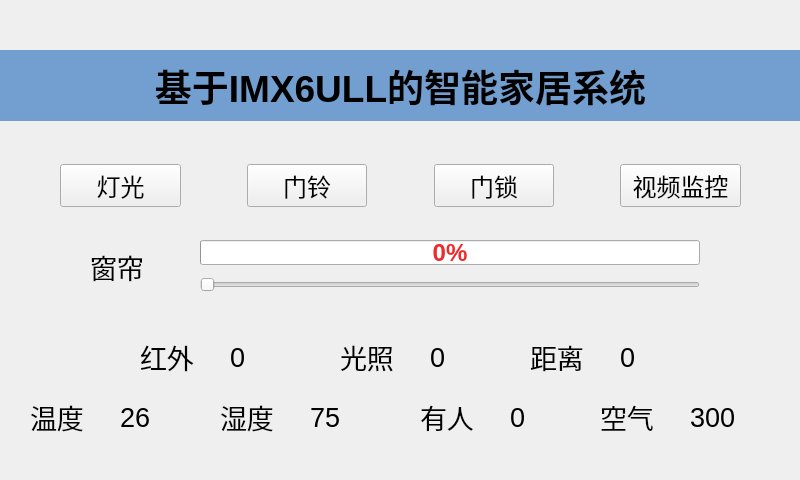
<?xml version="1.0" encoding="UTF-8"?>
<ui version="4.0">
 <class>SmartHomeWindow</class>
 <widget class="QMainWindow" name="SmartHomeWindow">
  <property name="enabled">
   <bool>true</bool>
  </property>
  <property name="geometry">
   <rect>
    <x>0</x>
    <y>0</y>
    <width>800</width>
    <height>480</height>
   </rect>
  </property>
  <property name="sizePolicy">
   <sizepolicy hsizetype="Minimum" vsizetype="Minimum">
    <horstretch>0</horstretch>
    <verstretch>0</verstretch>
   </sizepolicy>
  </property>
  <property name="minimumSize">
   <size>
    <width>800</width>
    <height>480</height>
   </size>
  </property>
  <property name="maximumSize">
   <size>
    <width>800</width>
    <height>480</height>
   </size>
  </property>
  <property name="windowTitle">
   <string>SmartHomeWindow</string>
  </property>
  <widget class="QWidget" name="centralwidget">
   <widget class="QLabel" name="title">
    <property name="geometry">
     <rect>
      <x>0</x>
      <y>50</y>
      <width>801</width>
      <height>71</height>
     </rect>
    </property>
    <property name="font">
     <font>
      <pointsize>28</pointsize>
      <weight>75</weight>
      <bold>true</bold>
     </font>
    </property>
    <property name="styleSheet">
     <string notr="true">background-color: rgb(114, 159, 207);</string>
    </property>
    <property name="text">
     <string>基于IMX6ULL的智能家居系统</string>
    </property>
    <property name="alignment">
     <set>Qt::AlignCenter</set>
    </property>
   </widget>
   <widget class="QLabel" name="ir_value">
    <property name="geometry">
     <rect>
      <x>230</x>
      <y>340</y>
      <width>71</width>
      <height>34</height>
     </rect>
    </property>
    <property name="font">
     <font>
      <pointsize>20</pointsize>
     </font>
    </property>
    <property name="text">
     <string>0</string>
    </property>
   </widget>
   <widget class="QWidget" name="layoutWidget">
    <property name="geometry">
     <rect>
      <x>0</x>
      <y>160</y>
      <width>801</width>
      <height>51</height>
     </rect>
    </property>
    <layout class="QHBoxLayout" name="horizontalLayout" stretch="1,2,1,2,1,2,1,2,1">
     <item>
      <spacer name="horizontalSpacer">
       <property name="orientation">
        <enum>Qt::Horizontal</enum>
       </property>
       <property name="sizeHint" stdset="0">
        <size>
         <width>40</width>
         <height>20</height>
        </size>
       </property>
      </spacer>
     </item>
     <item>
      <widget class="QPushButton" name="light_button">
       <property name="minimumSize">
        <size>
         <width>0</width>
         <height>41</height>
        </size>
       </property>
       <property name="font">
        <font>
         <pointsize>18</pointsize>
         <weight>50</weight>
         <bold>false</bold>
        </font>
       </property>
       <property name="text">
        <string>灯光</string>
       </property>
      </widget>
     </item>
     <item>
      <spacer name="horizontalSpacer_2">
       <property name="orientation">
        <enum>Qt::Horizontal</enum>
       </property>
       <property name="sizeHint" stdset="0">
        <size>
         <width>40</width>
         <height>20</height>
        </size>
       </property>
      </spacer>
     </item>
     <item>
      <widget class="QPushButton" name="beep_button">
       <property name="minimumSize">
        <size>
         <width>0</width>
         <height>41</height>
        </size>
       </property>
       <property name="baseSize">
        <size>
         <width>0</width>
         <height>48</height>
        </size>
       </property>
       <property name="font">
        <font>
         <pointsize>18</pointsize>
         <weight>50</weight>
         <bold>false</bold>
        </font>
       </property>
       <property name="text">
        <string>门铃</string>
       </property>
      </widget>
     </item>
     <item>
      <spacer name="horizontalSpacer_3">
       <property name="orientation">
        <enum>Qt::Horizontal</enum>
       </property>
       <property name="sizeHint" stdset="0">
        <size>
         <width>40</width>
         <height>20</height>
        </size>
       </property>
      </spacer>
     </item>
     <item>
      <widget class="QPushButton" name="doorlock_button">
       <property name="sizePolicy">
        <sizepolicy hsizetype="Minimum" vsizetype="Fixed">
         <horstretch>0</horstretch>
         <verstretch>49</verstretch>
        </sizepolicy>
       </property>
       <property name="minimumSize">
        <size>
         <width>0</width>
         <height>41</height>
        </size>
       </property>
       <property name="font">
        <font>
         <pointsize>18</pointsize>
         <weight>50</weight>
         <bold>false</bold>
        </font>
       </property>
       <property name="text">
        <string>门锁</string>
       </property>
       <property name="iconSize">
        <size>
         <width>16</width>
         <height>30</height>
        </size>
       </property>
      </widget>
     </item>
     <item>
      <spacer name="horizontalSpacer_4">
       <property name="orientation">
        <enum>Qt::Horizontal</enum>
       </property>
       <property name="sizeHint" stdset="0">
        <size>
         <width>40</width>
         <height>20</height>
        </size>
       </property>
      </spacer>
     </item>
     <item>
      <widget class="QPushButton" name="camera_button">
       <property name="minimumSize">
        <size>
         <width>0</width>
         <height>41</height>
        </size>
       </property>
       <property name="font">
        <font>
         <pointsize>18</pointsize>
         <weight>50</weight>
         <bold>false</bold>
        </font>
       </property>
       <property name="text">
        <string>视频监控</string>
       </property>
      </widget>
     </item>
     <item>
      <spacer name="horizontalSpacer_5">
       <property name="orientation">
        <enum>Qt::Horizontal</enum>
       </property>
       <property name="sizeHint" stdset="0">
        <size>
         <width>40</width>
         <height>20</height>
        </size>
       </property>
      </spacer>
     </item>
    </layout>
   </widget>
   <widget class="QLabel" name="air_value">
    <property name="geometry">
     <rect>
      <x>690</x>
      <y>400</y>
      <width>71</width>
      <height>34</height>
     </rect>
    </property>
    <property name="font">
     <font>
      <pointsize>20</pointsize>
     </font>
    </property>
    <property name="text">
     <string>300</string>
    </property>
   </widget>
   <widget class="QLabel" name="tamp_value">
    <property name="geometry">
     <rect>
      <x>120</x>
      <y>400</y>
      <width>71</width>
      <height>34</height>
     </rect>
    </property>
    <property name="font">
     <font>
      <pointsize>20</pointsize>
     </font>
    </property>
    <property name="text">
     <string>26</string>
    </property>
   </widget>
   <widget class="QLabel" name="air_label">
    <property name="geometry">
     <rect>
      <x>600</x>
      <y>400</y>
      <width>71</width>
      <height>34</height>
     </rect>
    </property>
    <property name="font">
     <font>
      <pointsize>20</pointsize>
     </font>
    </property>
    <property name="text">
     <string>空气</string>
    </property>
   </widget>
   <widget class="MySlider" name="horizontalSlider">
    <property name="geometry">
     <rect>
      <x>200</x>
      <y>270</y>
      <width>500</width>
      <height>30</height>
     </rect>
    </property>
    <property name="font">
     <font>
      <pointsize>9</pointsize>
     </font>
    </property>
    <property name="orientation">
     <enum>Qt::Horizontal</enum>
    </property>
   </widget>
   <widget class="QLabel" name="tamp_label">
    <property name="geometry">
     <rect>
      <x>30</x>
      <y>400</y>
      <width>71</width>
      <height>34</height>
     </rect>
    </property>
    <property name="font">
     <font>
      <pointsize>20</pointsize>
     </font>
    </property>
    <property name="text">
     <string>温度</string>
    </property>
   </widget>
   <widget class="QLabel" name="ir_label">
    <property name="geometry">
     <rect>
      <x>140</x>
      <y>340</y>
      <width>71</width>
      <height>34</height>
     </rect>
    </property>
    <property name="font">
     <font>
      <pointsize>20</pointsize>
     </font>
    </property>
    <property name="text">
     <string>红外</string>
    </property>
   </widget>
   <widget class="QLabel" name="als_label">
    <property name="geometry">
     <rect>
      <x>340</x>
      <y>340</y>
      <width>71</width>
      <height>34</height>
     </rect>
    </property>
    <property name="font">
     <font>
      <pointsize>20</pointsize>
     </font>
    </property>
    <property name="text">
     <string>光照</string>
    </property>
   </widget>
   <widget class="QLabel" name="humi_label">
    <property name="geometry">
     <rect>
      <x>220</x>
      <y>400</y>
      <width>71</width>
      <height>34</height>
     </rect>
    </property>
    <property name="font">
     <font>
      <pointsize>20</pointsize>
     </font>
    </property>
    <property name="text">
     <string>湿度</string>
    </property>
   </widget>
   <widget class="QLabel" name="move_value">
    <property name="geometry">
     <rect>
      <x>510</x>
      <y>400</y>
      <width>71</width>
      <height>34</height>
     </rect>
    </property>
    <property name="font">
     <font>
      <pointsize>20</pointsize>
     </font>
    </property>
    <property name="text">
     <string>0</string>
    </property>
   </widget>
   <widget class="QProgressBar" name="progressBar">
    <property name="geometry">
     <rect>
      <x>200</x>
      <y>240</y>
      <width>500</width>
      <height>25</height>
     </rect>
    </property>
    <property name="font">
     <font>
      <family>Ubuntu</family>
      <pointsize>18</pointsize>
      <weight>75</weight>
      <bold>true</bold>
     </font>
    </property>
    <property name="styleSheet">
     <string notr="true">color: rgb(239, 41, 41);</string>
    </property>
    <property name="value">
     <number>0</number>
    </property>
   </widget>
   <widget class="QLabel" name="dis_label">
    <property name="geometry">
     <rect>
      <x>530</x>
      <y>340</y>
      <width>71</width>
      <height>34</height>
     </rect>
    </property>
    <property name="font">
     <font>
      <pointsize>20</pointsize>
     </font>
    </property>
    <property name="text">
     <string>距离</string>
    </property>
   </widget>
   <widget class="QLabel" name="humi_value">
    <property name="geometry">
     <rect>
      <x>310</x>
      <y>400</y>
      <width>71</width>
      <height>34</height>
     </rect>
    </property>
    <property name="font">
     <font>
      <pointsize>20</pointsize>
     </font>
    </property>
    <property name="text">
     <string>75</string>
    </property>
   </widget>
   <widget class="QLabel" name="als_value">
    <property name="geometry">
     <rect>
      <x>430</x>
      <y>340</y>
      <width>71</width>
      <height>34</height>
     </rect>
    </property>
    <property name="font">
     <font>
      <pointsize>20</pointsize>
     </font>
    </property>
    <property name="text">
     <string>0</string>
    </property>
   </widget>
   <widget class="QLabel" name="dis_value">
    <property name="geometry">
     <rect>
      <x>620</x>
      <y>340</y>
      <width>71</width>
      <height>34</height>
     </rect>
    </property>
    <property name="font">
     <font>
      <pointsize>20</pointsize>
     </font>
    </property>
    <property name="text">
     <string>0</string>
    </property>
   </widget>
   <widget class="QLabel" name="move_label">
    <property name="geometry">
     <rect>
      <x>420</x>
      <y>400</y>
      <width>71</width>
      <height>34</height>
     </rect>
    </property>
    <property name="font">
     <font>
      <pointsize>20</pointsize>
     </font>
    </property>
    <property name="text">
     <string>有人</string>
    </property>
   </widget>
   <widget class="QLabel" name="curtains_label">
    <property name="geometry">
     <rect>
      <x>90</x>
      <y>250</y>
      <width>71</width>
      <height>34</height>
     </rect>
    </property>
    <property name="font">
     <font>
      <pointsize>20</pointsize>
     </font>
    </property>
    <property name="text">
     <string>窗帘</string>
    </property>
   </widget>
  </widget>
 </widget>
 <customwidgets>
  <customwidget>
   <class>MySlider</class>
   <extends>QSlider</extends>
   <header location="global">myslider.h</header>
  </customwidget>
 </customwidgets>
 <resources/>
 <connections/>
</ui>
